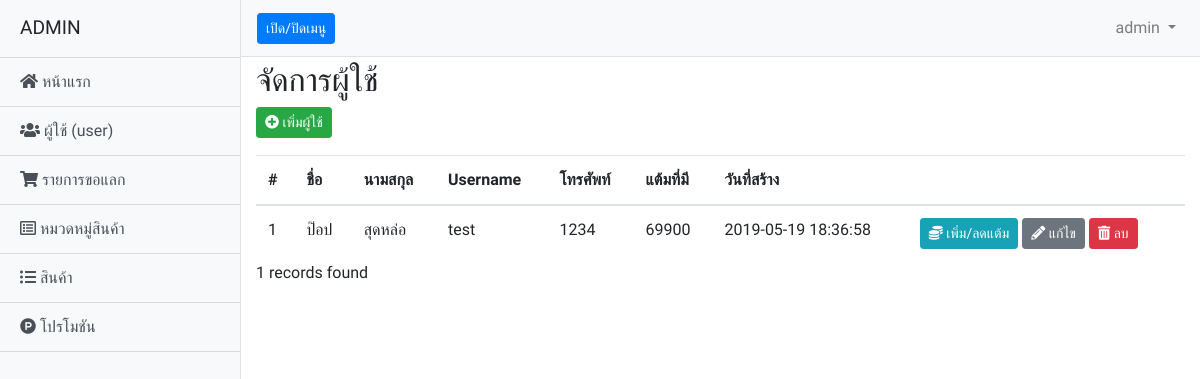
The page /back/user/index.php (signed in) on the database its author committed.
### tables this page shows
CREATE TABLE `users` (
  `id` int(11) NOT NULL,
  `firstname` varchar(100) NOT NULL,
  `lastname` varchar(100) NOT NULL,
  `username` varchar(50) NOT NULL,
  `phone` int(20) NOT NULL,
  `own_point` int(11) NOT NULL,
  `created` datetime NOT NULL DEFAULT CURRENT_TIMESTAMP
);

### back/user/index.php (the view, shortened to what this page needs)
<?php session_start();
    include_once '../../dbconnect.php';
    $sql = "SELECT * FROM users order by id";
    $result = mysqli_query($con, $sql);
require '../../template/back/header.php';
?>
<div class="container-fluid">
  <h2 class="mt-1">จัดการผู้ใช้</h2>
  <button name="adduser" class="btn btn-success btn-sm" onclick="add_user()"><i class="fas fa-plus-circle"></i> เพิ่มผู้ใช้</button>
           <div class="table-responsive" style="margin-top:17px;">
            <table class="table table-hover">
                <thead>
                    <tr>
                        <th>#</th>
                        <th>ชื่อ</th>
                        <th>นามสกุล</th>
                        <th>Username</th>
                        <th>โทรศัพท์</th>
                        <th>แต้มที่มี</th>
                        <th>วันที่สร้าง</th>
                        <th colspan="2" style="text-align:center"></th>
                    </tr>
                </thead>
                <tbody>
                <?php
                    $cnt = 1;
                    while($row = mysqli_fetch_array($result)) { ?>
                    <tr>
                        <td><?php echo $cnt++; ?></td>
                        <td><?php echo $row['firstname']; ?></td>
                        <td><?php echo $row['lastname']; ?></td>
                        <td><?php echo $row['username']; ?></td>
                        <td><?php echo $row['phone']; ?></td>
                        <td><?php echo $row['own_point']; ?></td>
                        <td><?php echo $row['created']; ?></td>
                        <td>
                        <button name="detail" class="btn btn-info btn-sm" onclick="edit_point(<?php echo $row['id']; ?>)"><i class="fas fa-coins"></i> เพิ่ม/ลดแต้ม</button>
                        <button name="detail" class="btn btn-secondary btn-sm" onclick="edit_user(<?php echo $row['id']; ?>)"><i class="fas fa-pencil-alt"></i> แก้ไข</button>
                        <button name="delete" class="btn btn-danger btn-sm" onclick="delete_user(<?php echo $row['id']; ?>)"><i class="fas fa-trash-alt"></i> ลบ</button>
                        </td>
                    </tr>
                    <?php } ?>
                </tbody>
            </table>
           </div>
           <div class="panel-footer"><?php echo mysqli_num_rows($result) . " records found"; ?></div>
        </div>
    </div>
</div>
<?php
require '../../template/back/footer.php';
?>

### css/back.css (style rules this page uses)
body { overflow-x: hidden; font-family: 'Sarabun', sans-serif !important; }
table { width: 100%; margin-bottom: 0 !important; }

### rows shown on the page
users: firstname "ป๊อป", lastname "สุดหล่อ", username "test", phone "1234", own_point "69900", created "2019-05-19 18:36:58"

### other values the page prints
$_SESSION['admin_usrname'] "admin"
mysqli_num_rows($result) "1"
